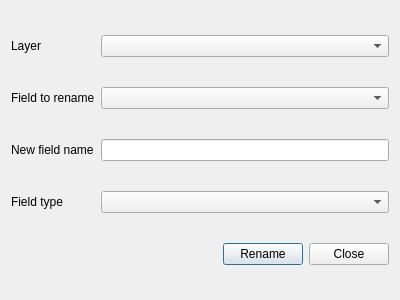
<?xml version="1.0" encoding="UTF-8"?>
<ui version="4.0">
 <class>RenameFieldDialogBase</class>
 <widget class="QDialog" name="RenameFieldDialogBase">
  <property name="geometry">
   <rect>
    <x>0</x>
    <y>0</y>
    <width>400</width>
    <height>300</height>
   </rect>
  </property>
  <property name="windowTitle">
   <string>Rename Field and type</string>
  </property>
  <layout class="QGridLayout" name="gridLayout">
   <item row="0" column="0">
    <widget class="QLabel" name="label">
     <property name="text">
      <string>Layer</string>
     </property>
    </widget>
   </item>
   <item row="0" column="1">
    <widget class="QgsMapLayerComboBox" name="cbxLayers"/>
   </item>
   <item row="1" column="0">
    <widget class="QLabel" name="label_2">
     <property name="text">
      <string>Field to rename</string>
     </property>
    </widget>
   </item>
   <item row="1" column="1">
    <widget class="QgsFieldComboBox" name="cbxFields"/>
   </item>
   <item row="2" column="0">
    <widget class="QLabel" name="label_3">
     <property name="text">
      <string>New field name</string>
     </property>
    </widget>
   </item>
   <item row="2" column="1">
    <widget class="QLineEdit" name="txtName"/>
   </item>
   <item row="3" column="0">
    <widget class="QLabel" name="label_4">
     <property name="text">
      <string>Field type</string>
     </property>
    </widget>
   </item>
   <item row="3" column="1">
    <widget class="QComboBox" name="cbxFieldType"/>
   </item>
   <item row="4" column="0" colspan="2">
    <layout class="QHBoxLayout" name="horizontalLayout">
     <item>
      <spacer name="horizontalSpacer">
       <property name="orientation">
        <enum>Qt::Horizontal</enum>
       </property>
       <property name="sizeHint" stdset="0">
        <size>
         <width>40</width>
         <height>20</height>
        </size>
       </property>
      </spacer>
     </item>
     <item>
      <widget class="QPushButton" name="btnRename">
       <property name="text">
        <string>Rename</string>
       </property>
      </widget>
     </item>
     <item>
      <widget class="QPushButton" name="btnClose">
       <property name="text">
        <string>Close</string>
       </property>
      </widget>
     </item>
    </layout>
   </item>
  </layout>
 </widget>
 <customwidgets>
  <customwidget>
   <class>QgsFieldComboBox</class>
   <extends>QComboBox</extends>
   <header>qgsfieldcombobox.h</header>
  </customwidget>
  <customwidget>
   <class>QgsMapLayerComboBox</class>
   <extends>QComboBox</extends>
   <header>qgsmaplayercombobox.h</header>
  </customwidget>
 </customwidgets>
 <resources/>
 <connections/>
</ui>
